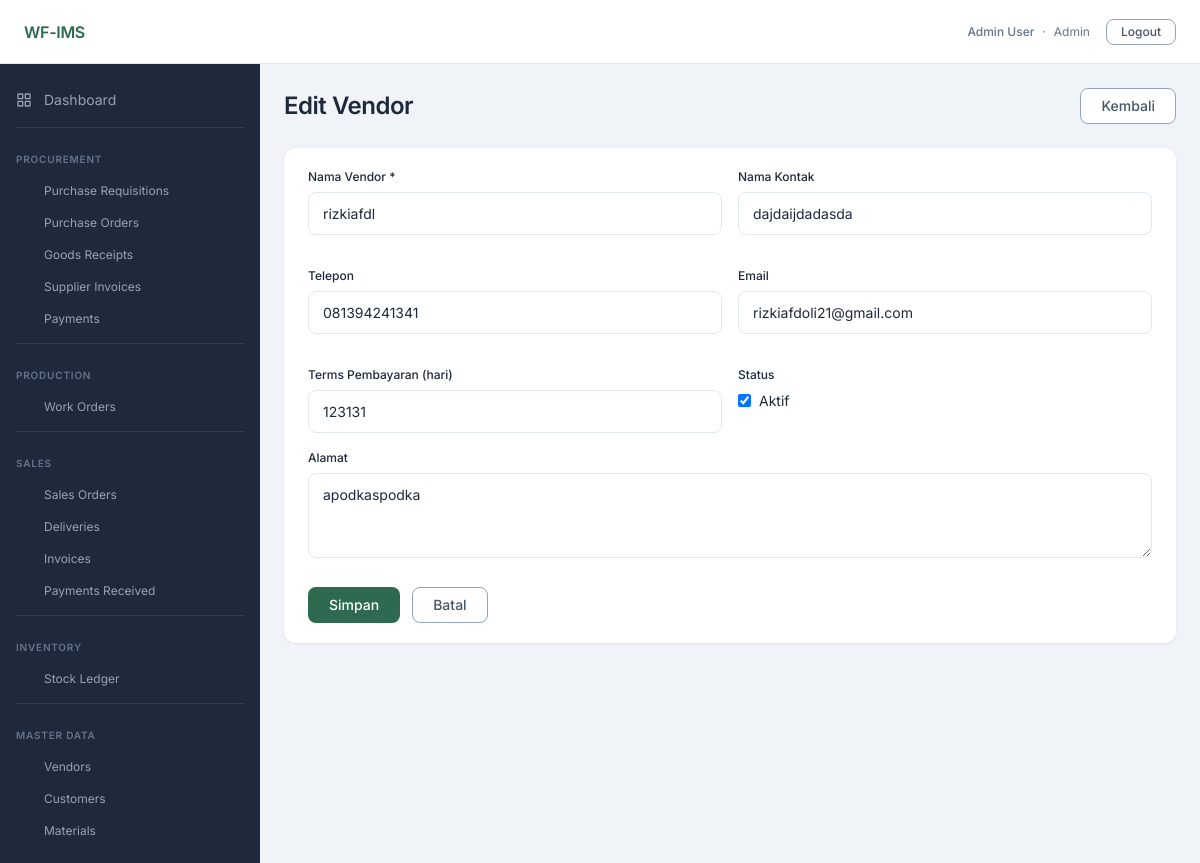
Page /master/vendors/1/edit (signed in) on the committed database.
### app/models/user.py (models this page shows, shortened)
class User(UserMixin, db.Model):
    __tablename__ = 'users'
    id = db.Column(db.Integer, primary_key=True)
    email = db.Column(db.String(120), unique=True, nullable=False)
    password_hash = db.Column(db.String(256), nullable=False)
    full_name = db.Column(db.String(100), nullable=False)
    role = db.Column(db.Enum(UserRole), nullable=False)
    is_active = db.Column(db.Boolean, default=True, nullable=False)
    created_at = db.Column(db.DateTime, default=lambda: datetime.now(timezone.utc), nullable=False)

### app/models/master.py (models this page shows)
class Vendor(db.Model):
    __tablename__ = 'vendors'
    id = db.Column(db.Integer, primary_key=True)
    name = db.Column(db.String(100), nullable=False)
    contact_name = db.Column(db.String(100))
    phone = db.Column(db.String(20))
    email = db.Column(db.String(120))
    address = db.Column(db.Text)
    payment_terms = db.Column(db.Integer)  # days
    is_active = db.Column(db.Boolean, default=True, nullable=False)
    created_at = db.Column(db.DateTime, default=lambda: datetime.now(timezone.utc), nullable=False)
    purchase_orders = db.relationship('PurchaseOrder', backref='vendor', lazy='dynamic')
    supplier_invoices = db.relationship('SupplierInvoice', backref='vendor', lazy='dynamic')

### app/blueprints/master/routes.py (the view, shortened to what this page needs)
@bp.route('/vendors/<int:vendor_id>/edit', methods=['GET', 'POST'])
@login_required
def vendor_edit(vendor_id):
    v = Vendor.query.get_or_404(vendor_id)
    return render_template('master/vendor_form.html', vendor=v)

### app/models/user.py (called while the page is built)
@login_manager.user_loader
def load_user(user_id):
    return User.query.get(int(user_id))

### app/templates/master/vendor_form.html (shortened to what this page needs)
{% extends 'base.html' %}
{% block content %}
<div class="page-header">
  <h1 class="page-title">{% if vendor %}Edit Vendor{% else %}Tambah Vendor{% endif %}</h1>
  <a href="{{ url_for('master.vendor_list') }}" class="btn btn-secondary">Kembali</a>
</div>
<div class="card">
  <form method="POST">
    <div class="grid-2">
      <div class="form-group">
        <label class="form-label" for="name">Nama Vendor *</label>
        <input class="form-input" type="text" id="name" name="name"
               value="{{ vendor.name if vendor else '' }}" required>
      </div>
      <div class="form-group">
        <label class="form-label" for="contact_name">Nama Kontak</label>
        <input class="form-input" type="text" id="contact_name" name="contact_name"
               value="{{ vendor.contact_name if vendor else '' }}">
      </div>
      <div class="form-group">
        <label class="form-label" for="phone">Telepon</label>
        <input class="form-input" type="text" id="phone" name="phone"
               value="{{ vendor.phone if vendor else '' }}">
      </div>
      <div class="form-group">
        <label class="form-label" for="email">Email</label>
        <input class="form-input" type="email" id="email" name="email"
               value="{{ vendor.email if vendor else '' }}">
      </div>
      <div class="form-group">
        <label class="form-label" for="payment_terms">Terms Pembayaran (hari)</label>
        <input class="form-input" type="number" id="payment_terms" name="payment_terms" min="0"
               value="{{ vendor.payment_terms if vendor else '' }}">
      </div>
      {% if vendor %}
      <div class="form-group">
        <label class="form-label">Status</label>
        <label class="flex-center gap-2">
          <input type="checkbox" name="is_active" {% if vendor.is_active %}checked{% endif %}>
          Aktif
        </label>
      </div>
      {% endif %}
    </div>
    <div class="form-group">
      <label class="form-label" for="address">Alamat</label>
      <textarea class="form-textarea" id="address" name="address" rows="3">{{ vendor.address if vendor else '' }}</textarea>
    </div>
    <div class="form-actions">
      <button type="submit" class="btn btn-primary">Simpan</button>
      <a href="{{ url_for('master.vendor_list') }}" class="btn btn-secondary">Batal</a>
    </div>
  </form>
</div>
{% endblock %}

### app/templates/partials/navbar.html
<nav class="navbar">
  <span class="navbar-brand">WF-IMS</span>
  <div class="navbar-right">
    {% if current_user.is_authenticated %}
      <div class="navbar-user">
        <span class="fw-medium">{{ current_user.full_name }}</span>
        <span class="text-muted">·</span>
        <span class="text-muted">{{ current_user.role.value | title }}</span>
      </div>
      <a href="{{ url_for('auth.logout') }}" class="btn btn-secondary btn-sm">Logout</a>
    {% endif %}
  </div>
</nav>

### static/css/tokens.css (style rules this page uses)
:root { --color-primary-900: #1a3d2e; --color-primary-800: #1f4d39; --color-primary-700: #245c43; --color-primary-600: #2D6A4F; --color-primary-500: #3a8a66; --color-primary-400: #52a880; --color-primary-300: #7cc4a0; --color-primary-200: #a8dbbf; --color-primary-100: #d4eedf; --color-primary-50: #edf7f2; --color-secondary-900: #0f172a; --color-secondary-800: #1e293b; --color-secondary-700: #334155; --color-secondary-600: #475569; --color-secondary-500: #64748b; --color-secondary-400: #94a3b8; --color-secondary-300: #cbd5e1; --color-secondary-200: #e2e8f0; --color-secondary-100: #f1f5f9; --color-secondary-50: #f8fafc; --color-tertiary-900: #78350f; --color-tertiary-800: #92400e; --color-tertiary-700: #b45309; --color-tertiary-600: #D97706; --color-tertiary-500: #f59e0b; --color-tertiary-400: #fbbf24; --color-tertiary-300: #fcd34d; --color-tertiary-200: #fde68a; --color-tertiary-100: #fef3c7; --color-tertiary-50: #fffbeb; --color-neutral-900: #1e2a5e; --color-neutral-800: #2d3a7a; --color-neutral-700: #4050a0; --color-neutral-600: #6474BB; --color-neutral-500: #7b8fd0; --color-neutral-400: #9daade; --color-neutral-300: #bec7eb; --color-neutral-200: #dde2f4; --color-neutral-100: #eef0f9; --color-neutral-50: #f6f7fd; --color-success: var(--color-primary-600); --color-warning: var(--color-tertiary-600); --color-danger: #dc2626; --color-info: var(--color-neutral-600); --color-bg-page: #f0f4f8; --color-bg-card: #ffffff; --color-bg-sidebar: var(--color-secondary-800); --color-text-primary: var(--color-secondary-800); --color-text-muted: var(--color-secondary-500); --color-border: var(--color-secondary-200); --font-family-base: 'Inter', sans-serif; --text-display-size: 36px; --text-display-weight: 700; --text-display-tracking: -0.72px; --text-h1-size: 24px; --text-h1-weight: 600; --text-h1-tracking: -0.48px; --text-h2-size: 20px; --text-h2-weight: 500; --text-h2-tracking: -0.40px; --text-h3-size: 16px; --text-h3-weight: 500; --text-h3-tracking: -0.32px; --text-p1-size: 14px; --text-p1-weight: 400; --text-p1-tracking: 0; --text-p2-size: 12px; --text-p2-weight: 400; --text-p2-tracking: 0; --text-p3-size: 10px; --text-p3-weight: 400; --text-p3-tracking: 0; --space-1: 4px; --space-2: 8px; --space-3: 12px; --space-4: 16px; --space-5: 20px; --space-6: 24px; --space-8: 32px; --space-10: 40px; --space-12: 48px; --space-16: 64px; }

### static/css/base.css (style rules this page uses)
*, *::before, *::after { box-sizing: border-box; margin: 0; padding: 0; }
html { font-size: 16px; -webkit-text-size-adjust: 100%; }
body { font-family: var(--font-family-base); font-size: var(--text-p1-size); font-weight: var(--text-p1-weight); color: var(--color-text-primary); background: var(--color-bg-page); line-height: 1.5; -webkit-font-smoothing: antialiased; }
a { color: var(--color-primary-600); text-decoration: none; }
h1 { font-size: var(--text-h1-size); font-weight: var(--text-h1-weight); letter-spacing: var(--text-h1-tracking); color: var(--color-text-primary); }

### static/css/layout.css (style rules this page uses)
.navbar { height: 64px; background: #fff; border-bottom: 1px solid var(--color-border); display: flex; align-items: center; justify-content: space-between; padding: 0 var(--space-6); flex-shrink: 0; z-index: 100; }
.navbar-brand { font-size: var(--text-h3-size); font-weight: 600; color: var(--color-primary-600); letter-spacing: -0.3px; }
.navbar-right { display: flex; align-items: center; gap: var(--space-4); font-size: var(--text-p2-size); color: var(--color-text-muted); }
.navbar-user { display: flex; align-items: center; gap: var(--space-2); }
.page-header { display: flex; align-items: center; justify-content: space-between; margin-bottom: var(--space-6); }
.page-title { font-size: var(--text-h1-size); font-weight: var(--text-h1-weight); letter-spacing: var(--text-h1-tracking); color: var(--color-text-primary); }

### rows in the picture
User: full_name "Admin User", role.value "Admin"
Vendor: name "rizkiafdl", contact_name "dajdaijdadasda", phone "081394241341", email "rizkiafdoli21@gmail.com", payment_terms "123131", is_active "☑", address "apodkaspodka"
